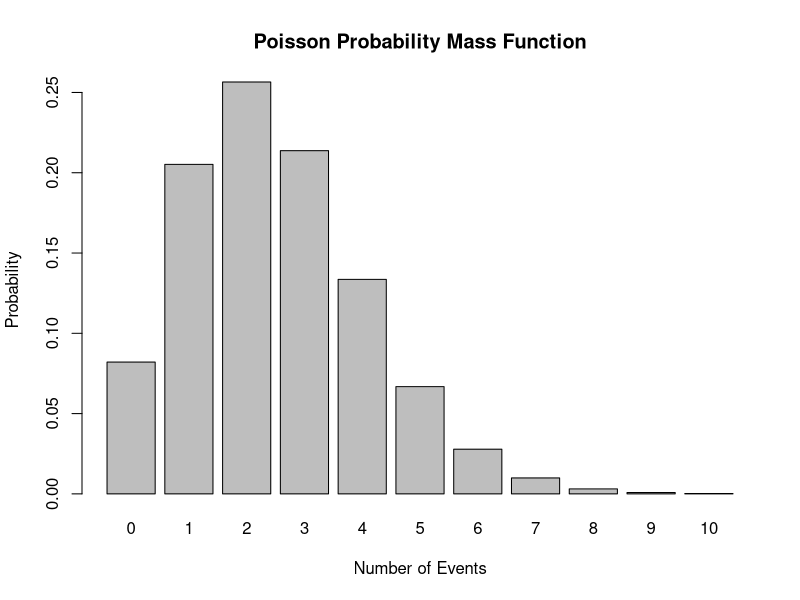
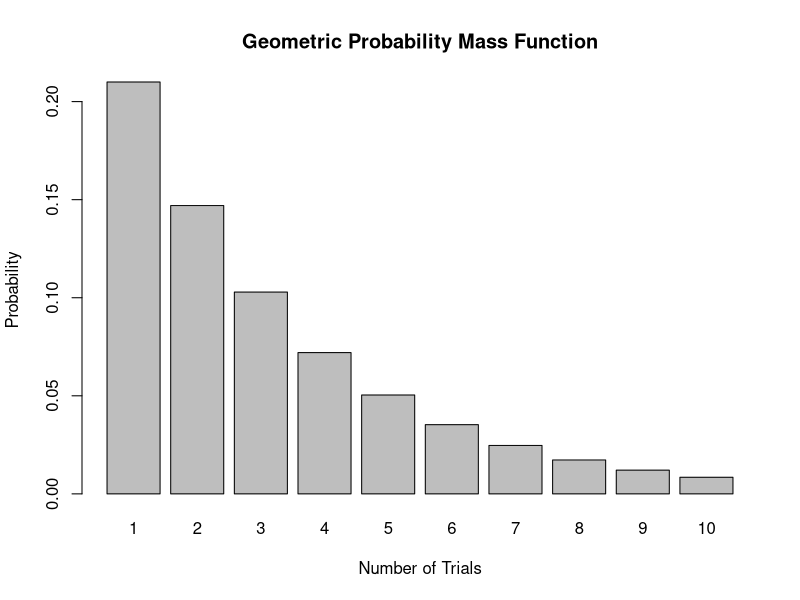

Write R code to recreate these figures, in order.
### Laboratory 7

## Exercises

# Exercise 9

getFirstProbabilitiesPoisson <- function (lambda, number)
{
  numbers <- 0 : number;
  
  probabilities <- dpois(numbers, lambda);
  
  barplot(probabilities, names.arg = numbers, xlab = "Number of Events",
          ylab = "Probability",
          main = paste("Poisson Probability Mass Function"));
}


lambda <- 2.5;
number <- 10;

getFirstProbabilitiesPoisson(lambda, number);



# Exercise 10

getFirstProbabilitiesGeometric <- function (probability, number)
{
  numbers <- 1 : number;
  
  probabilities <- dgeom(numbers, probability);
  
  barplot(probabilities, names.arg = numbers, xlab = "Number of Trials", 
          ylab = "Probability", 
          main = paste("Geometric Probability Mass Function"))
}


probability <- 0.3;
number <- 10;

getFirstProbabilitiesGeometric(probability, number)